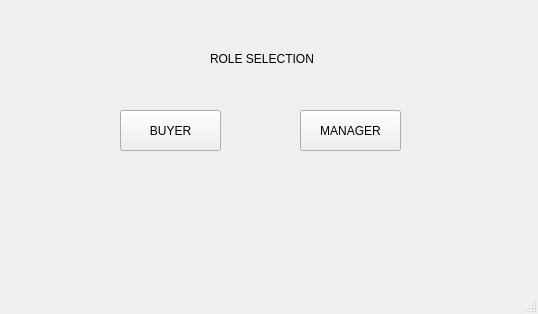
<?xml version="1.0" encoding="UTF-8"?>
<ui version="4.0">
 <class>MainWindow</class>
 <widget class="QMainWindow" name="MainWindow">
  <property name="geometry">
   <rect>
    <x>0</x>
    <y>0</y>
    <width>538</width>
    <height>314</height>
   </rect>
  </property>
  <property name="windowTitle">
   <string>MainWindow</string>
  </property>
  <widget class="QWidget" name="centralwidget">
   <widget class="QPushButton" name="pushButton">
    <property name="geometry">
     <rect>
      <x>120</x>
      <y>110</y>
      <width>101</width>
      <height>41</height>
     </rect>
    </property>
    <property name="sizePolicy">
     <sizepolicy hsizetype="Minimum" vsizetype="Maximum">
      <horstretch>0</horstretch>
      <verstretch>41</verstretch>
     </sizepolicy>
    </property>
    <property name="text">
     <string>BUYER</string>
    </property>
   </widget>
   <widget class="QLabel" name="label">
    <property name="geometry">
     <rect>
      <x>210</x>
      <y>50</y>
      <width>121</width>
      <height>17</height>
     </rect>
    </property>
    <property name="text">
     <string>ROLE SELECTION</string>
    </property>
   </widget>
   <widget class="QPushButton" name="pushButton_2">
    <property name="geometry">
     <rect>
      <x>300</x>
      <y>110</y>
      <width>101</width>
      <height>41</height>
     </rect>
    </property>
    <property name="text">
     <string>MANAGER</string>
    </property>
   </widget>
  </widget>
  <widget class="QMenuBar" name="menubar">
   <property name="geometry">
    <rect>
     <x>0</x>
     <y>0</y>
     <width>538</width>
     <height>27</height>
    </rect>
   </property>
  </widget>
  <widget class="QStatusBar" name="statusbar"/>
 </widget>
 <resources/>
 <connections/>
</ui>
